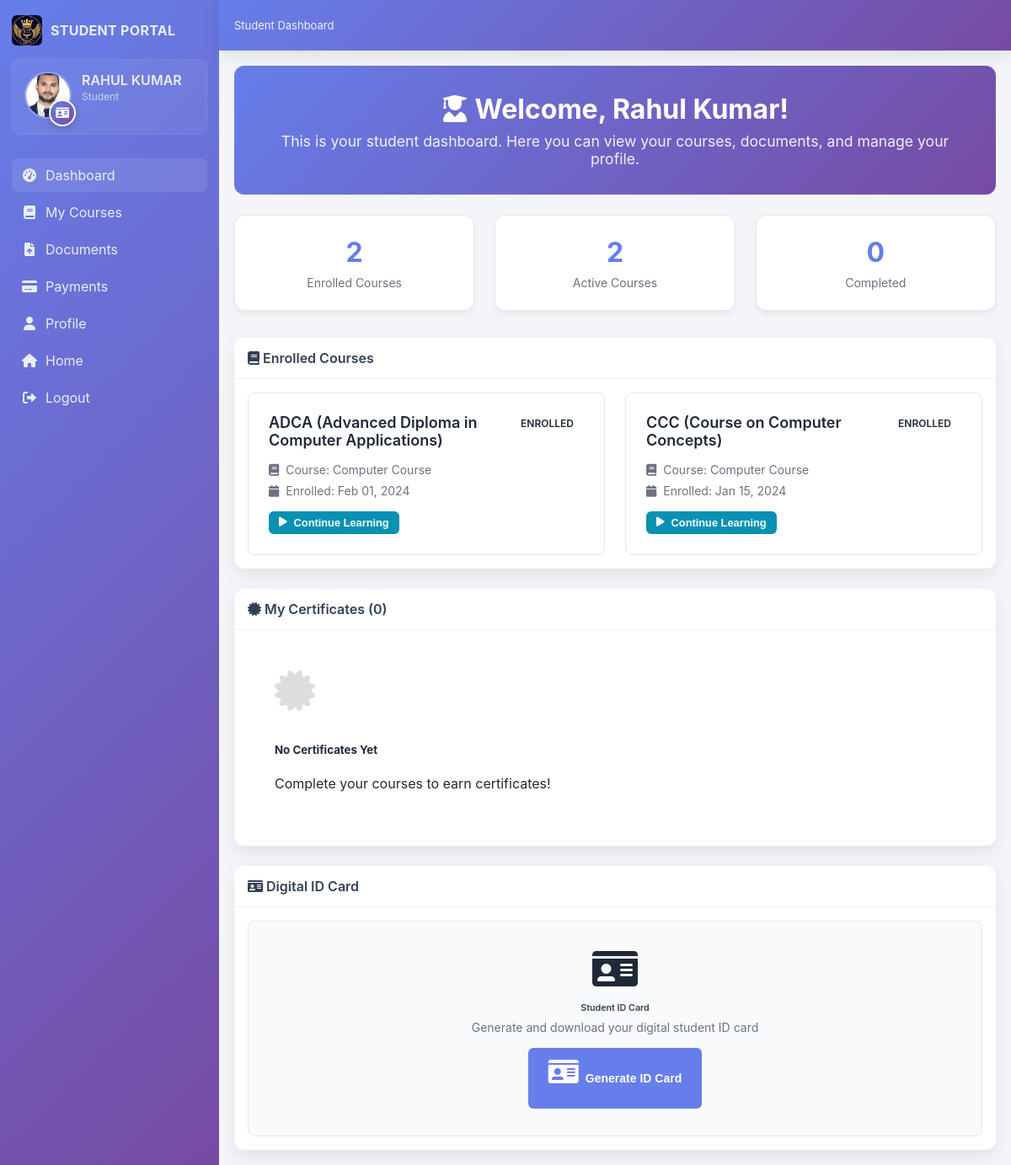
The page /student/dashboard.php (signed in) on the database its author committed.
### tables this page shows
CREATE TABLE users (
    id INT AUTO_INCREMENT PRIMARY KEY,
    username VARCHAR(50) UNIQUE NOT NULL,
    password VARCHAR(255) NOT NULL,
    full_name VARCHAR(255) NOT NULL,
    email VARCHAR(255) NOT NULL,
    phone VARCHAR(20),
    address TEXT,
    profile_image VARCHAR(500),
    user_type_id INT NOT NULL,
    status ENUM('active', 'inactive') DEFAULT 'active',
    created_at TIMESTAMP DEFAULT CURRENT_TIMESTAMP,
    updated_at TIMESTAMP DEFAULT CURRENT_TIMESTAMP ON UPDATE CURRENT_TIMESTAMP,
    FOREIGN KEY (user_type_id) REFERENCES user_types(id) ON DELETE RESTRICT
);

CREATE TABLE student_enrollments (
    id INT AUTO_INCREMENT PRIMARY KEY,
    user_id INT NOT NULL,
    sub_course_id INT NOT NULL,
    enrollment_date DATE NOT NULL,
    completion_date DATE,
    status ENUM('pending', 'enrolled', 'completed', 'dropped', 'rejected') DEFAULT 'pending',
    created_at TIMESTAMP DEFAULT CURRENT_TIMESTAMP,
    updated_at TIMESTAMP DEFAULT CURRENT_TIMESTAMP ON UPDATE CURRENT_TIMESTAMP,
    FOREIGN KEY (user_id) REFERENCES users(id) ON DELETE CASCADE,
    FOREIGN KEY (sub_course_id) REFERENCES sub_courses(id) ON DELETE CASCADE
);

CREATE TABLE sub_courses (
    id INT AUTO_INCREMENT PRIMARY KEY,
    course_id INT NOT NULL,
    name VARCHAR(255) NOT NULL,
    description TEXT,
    fee DECIMAL(10,2) NOT NULL,
    duration VARCHAR(100),
    status ENUM('active', 'inactive') DEFAULT 'active',
    created_at TIMESTAMP DEFAULT CURRENT_TIMESTAMP,
    updated_at TIMESTAMP DEFAULT CURRENT_TIMESTAMP ON UPDATE CURRENT_TIMESTAMP,
    FOREIGN KEY (course_id) REFERENCES courses(id) ON DELETE CASCADE
);

CREATE TABLE courses (
    id INT AUTO_INCREMENT PRIMARY KEY,
    category_id INT NOT NULL,
    name VARCHAR(255) NOT NULL,
    description TEXT,
    duration VARCHAR(100),
    status ENUM('active', 'inactive') DEFAULT 'active',
    created_at TIMESTAMP DEFAULT CURRENT_TIMESTAMP,
    updated_at TIMESTAMP DEFAULT CURRENT_TIMESTAMP ON UPDATE CURRENT_TIMESTAMP,
    FOREIGN KEY (category_id) REFERENCES course_categories(id) ON DELETE CASCADE
);

### config/database.php (called while the page is built, shortened)
<?php
function getDBConnection() {
    try {
        $dsn = "mysql:host=" . DB_HOST . ";dbname=" . DB_NAME . ";charset=" . DB_CHARSET;
        $pdo = new PDO($dsn, DB_USER, DB_PASS);
        $pdo->setAttribute(PDO::ATTR_ERRMODE, PDO::ERRMODE_EXCEPTION);
        $pdo->setAttribute(PDO::ATTR_DEFAULT_FETCH_MODE, PDO::FETCH_ASSOC);
        return $pdo;
    } catch (PDOException $e) {
        error_log("Database connection failed: " . $e->getMessage());
        return false;
    }
}
function executeQuery($sql, $params = []) {
    $pdo = getDBConnection();
    try {
        $stmt = $pdo->prepare($sql);
        $stmt->execute($params);
        return $stmt;
    } catch (PDOException $e) {
        error_log("Query execution failed: " . $e->getMessage());
        return false;
    }
}
function getRow($sql, $params = []) {
    $stmt = executeQuery($sql, $params);
    if ($stmt) {
        return $stmt->fetch();
    }
    return false;
}
function getRows($sql, $params = []) {
    $stmt = executeQuery($sql, $params);
    if ($stmt) {
        return $stmt->fetchAll();
    }
    return [];
}
?>

### student/dashboard.php (the view, shortened to what this page needs)
<?php
require_once '../config/database.php';
$user_id = $_SESSION['user_id'];
$student = getRow("SELECT u.* FROM users u WHERE u.id = ?", [$user_id]);
$enrolled_courses = getRows("
    SELECT sc.name as sub_course_name, c.name as course_name, se.status as enrollment_status, se.enrollment_date, se.completion_date
    FROM student_enrollments se
    JOIN sub_courses sc ON se.sub_course_id = sc.id
    JOIN courses c ON sc.course_id = c.id
    WHERE se.user_id = ?
    ORDER BY se.enrollment_date DESC
", [$user_id]);
$certificates = getRows("
    SELECT c.*, se.sub_course_id, sc.name as sub_course_name, co.name as course_name, cc.name as category_name
    FROM certificates c
    JOIN student_enrollments se ON c.enrollment_id = se.id
    JOIN sub_courses sc ON se.sub_course_id = sc.id
    JOIN courses co ON sc.course_id = co.id
    JOIN course_categories cc ON co.category_id = cc.id
    WHERE se.user_id = ?
    ORDER BY c.generated_at DESC
", [$user_id]);
$total_enrolled = count($enrolled_courses);
$active_courses = count(array_filter($enrolled_courses, fn($e) => $e['enrollment_status'] === 'enrolled'));
$completed_courses = count(array_filter($enrolled_courses, fn($e) => $e['enrollment_status'] === 'completed'));
$certificates_count = count($certificates);
?>
<!DOCTYPE html>
<html lang="en">
<head>
    <link rel="stylesheet" href="../assets/css/admin-dashboard.css">
    <link rel="stylesheet" href="https://cdnjs.cloudflare.com/ajax/libs/font-awesome/6.0.0/css/all.min.css">
</head>
<body class="admin-dashboard-body">
    <div class="admin-layout">
        <aside class="admin-sidebar">
            <div class="admin-brand">
                <img src="../assets/images/logo.png" alt="logo" />
                <div class="brand-title">STUDENT PORTAL</div>
            </div>
            <div class="profile-card-mini">
                <div style="position: relative;">
                    <img src="<?php echo $student['profile_image'] ?? '../assets/images/default-avatar.png'; ?>" alt="Profile" onerror="this.src='../assets/images/default-avatar.png'" />
                    <div class="digital-id-badge" onclick="viewID()" title="View Digital ID">
                        <i class="fas fa-id-card"></i>
                    </div>
                </div>
                <div>
                    <div class="name"><?php echo htmlspecialchars(strtoupper($student['full_name'])); ?></div>
                    <div class="role">Student</div>
                </div>
            </div>
            <ul class="sidebar-nav">
                <li><a href="dashboard.php" class="active"><i class="fas fa-tachometer-alt"></i> Dashboard</a></li>
                <li><a href="courses.php"><i class="fas fa-book"></i> My Courses</a></li>
                <li><a href="documents.php"><i class="fas fa-file-upload"></i> Documents</a></li>
                <li><a href="payments.php"><i class="fas fa-credit-card"></i> Payments</a></li>
                <li><a href="profile.php"><i class="fas fa-user"></i> Profile</a></li>
                <li><a href="../index.php"><i class="fas fa-home"></i> Home</a></li>
                <li><a href="../logout.php"><i class="fas fa-sign-out-alt"></i> Logout</a></li>
            </ul>
        </aside>
        <header class="admin-topbar">
            <div class="topbar-left">
                <div class="breadcrumbs">
                    <span>Student Dashboard</span>
                </div>
            </div>
        </header>
        <main class="admin-content">
            <div class="welcome-section">
                <h1><i class="fas fa-user-graduate"></i> Welcome, <?php echo htmlspecialchars($student['full_name']); ?>!</h1>
                <p>This is your student dashboard. Here you can view your courses, documents, and manage your profile.</p>
            </div>
            <div class="stats-grid">
                <div class="stat-card">
                    <div class="stat-number"><?php echo $total_enrolled; ?></div>
                    <div class="stat-label">Enrolled Courses</div>
                </div>
                <div class="stat-card">
                    <div class="stat-number"><?php echo $active_courses; ?></div>
                    <div class="stat-label">Active Courses</div>
                </div>
                <div class="stat-card">
                    <div class="stat-number"><?php echo $completed_courses; ?></div>
                    <div class="stat-label">Completed</div>
                </div>
            </div>
            <div class="panel">
                <div class="panel-header">
                    <span><i class="fas fa-book"></i> Enrolled Courses</span>
                </div>
                <div class="panel-body">
                    <?php if (empty($enrolled_courses)): ?>
                        <p class="text-muted">You haven't enrolled in any courses yet.</p>
                    <?php else: ?>
                        <div class="course-grid">
                            <?php foreach ($enrolled_courses as $course): ?>
                                <div class="course-card">
                                    <div class="course-header">
                                        <h6 class="course-title"><?php echo htmlspecialchars($course['sub_course_name']); ?></h6>
                                        <span class="course-status status-<?php echo $course['enrollment_status']; ?>">
                                            <?php echo ucfirst($course['enrollment_status']); ?>
                                        </span>
                                    </div>
                                    <div class="course-details">
                                        <div class="course-detail">
                                            <i class="fas fa-book"></i>
                                            <span>Course: <?php echo htmlspecialchars($course['course_name']); ?></span>
                                        </div>
                                        <div class="course-detail">
                                            <i class="fas fa-calendar"></i>
                                            <span>Enrolled: <?php echo date('M d, Y', strtotime($course['enrollment_date'])); ?></span>
                                        </div>
                                    </div>
                                    <div class="course-actions">
                                        <button class="btn btn-info btn-sm">
                                            <i class="fas fa-play"></i> Continue Learning
                                        </button>
                                    </div>
                                </div>
                            <?php endforeach; ?>
                        </div>
                    <?php endif; ?>
                </div>
            </div>
            <div class="panel" style="margin-top: 1.5rem;">
                <div class="panel-header">
                    <span><i class="fas fa-certificate"></i> My Certificates (<?php echo $certificates_count; ?>)</span>
                </div>
                <div class="panel-body">
                    <?php if (empty($certificates)): ?>
                        <div class="text-center" style="padding: 2rem;">
                            <i class="fas fa-certificate" style="font-size: 3rem; color: #ddd; margin-bottom: 1rem;"></i>
                            <h5>No Certificates Yet</h5>
                            <p class="text-muted">Complete your courses to earn certificates!</p>
                        </div>
                    <?php endif; ?>
                </div>
            </div>
            <div class="panel" style="margin-top: 1.5rem;">
                <div class="panel-header">
                    <span><i class="fas fa-id-card"></i> Digital ID Card</span>
                </div>
                <div class="panel-body">
                    <div class="feature-item" style="text-align: center; padding: 2rem;">
                        <i class="fas fa-id-card text-primary" style="font-size: 3rem; margin-bottom: 1rem;"></i>
                        <h6>Student ID Card</h6>
                        <p>Generate and download your digital student ID card</p>
                        <button onclick="generateIdCard()" class="btn btn-primary">
                            <i class="fas fa-id-card"></i> Generate ID Card
                        </button>
                    </div>
                </div>
            </div>
        </main>
    </div>
</body>
</html>

### assets/css/admin-dashboard.css (style rules this page uses)
:root { --primary: #0f6fb1; --sidebar-bg: #1f2d3d; --sidebar-text: #e9eef3; --panel-bg: #ffffff; --muted: #6b7280; --success: #28a745; --info: #17a2b8; --warning: #ffc107; --danger: #dc3545; --shadow: 0 8px 20px rgba(0,0,0,0.08); }
* { box-sizing: border-box; }
body.admin-dashboard-body { background: #f3f5f9; margin: 0; font-family: -apple-system, BlinkMacSystemFont, Segoe UI, Roboto, Helvetica, Arial, sans-serif; color: #1f2937; }
.admin-layout { display: grid; grid-template-columns: 260px 1fr; grid-template-rows: 60px calc(100vh - 60px); grid-template-areas: "sidebar topbar" "sidebar content"; height: 100vh; }
.admin-sidebar { grid-area: sidebar; background: var(--sidebar-bg); color: var(--sidebar-text); display: flex; flex-direction: column; padding: 18px 14px; }
.admin-brand { display: flex; align-items: center; gap: 10px; margin-bottom: 16px; }
.admin-brand img { width: 36px; height: 36px; border-radius: 6px; object-fit: cover; }
.admin-brand .brand-title { font-weight: 700; letter-spacing: .3px; }
.profile-card-mini { background: rgba(255,255,255,0.06); border: 1px solid rgba(255,255,255,0.08); border-radius: 10px; padding: 14px; display: grid; grid-template-columns: 56px 1fr; gap: 12px; margin-bottom: 16px; }
.profile-card-mini img { width: 56px; height: 56px; border-radius: 50%; object-fit: cover; border: 2px solid rgba(255,255,255,0.25); }
.profile-card-mini .name { font-weight: 600; }
.profile-card-mini .role { color: #cbd5e1; font-size: 12px; margin-top: 2px; }
.sidebar-nav { list-style: none; padding: 0; margin: 8px 0 0 0; }
.sidebar-nav li { margin: 4px 0; }
.sidebar-nav a { display: flex; align-items: center; gap: 10px; padding: 10px 12px; text-decoration: none; color: var(--sidebar-text); border-radius: 8px; transition: background .2s ease; }
.sidebar-nav a i { width: 18px; text-align: center; }
.sidebar-nav a.active, .sidebar-nav a:hover { background: rgba(255,255,255,0.09); }
.admin-topbar { grid-area: topbar; background: #0f6fb1; color: #ffffff; display: flex; align-items: center; justify-content: space-between; padding: 0 18px; box-shadow: var(--shadow); }
.topbar-left { display: flex; align-items: center; gap: 12px; }
.breadcrumbs { font-size: 13px; opacity: .9; }
.admin-content { grid-area: content; padding: 18px; overflow: auto; }
.panel { background: var(--panel-bg); border-radius: 12px; box-shadow: var(--shadow); }
.panel-header { padding: 14px 16px; border-bottom: 1px solid #eef2f7; font-weight: 600; color: #334155; display:flex; align-items:center; justify-content: space-between; }
.panel-body { padding: 16px; }
.btn { padding: 12px 24px; border: none; border-radius: 8px; font-size: 14px; font-weight: 600; cursor: pointer; transition: all 0.2s ease; text-decoration: none; display: inline-flex; align-items: center; gap: 8px; }
.btn-primary { background: linear-gradient(135deg, #0f6fb1 0%, #0d5a8a 100%); color: white; }

### rows shown on the page
users: full_name "RAHUL KUMAR", full_name "Rahul Kumar"
student_enrollments: sub_course.name "ADCA (Advanced Diploma in Computer Applications)", status "ENROLLED", courses.name "Computer Course", enrollment_date "Feb 01, 2024"
student_enrollments: sub_course.name "CCC (Course on Computer Concepts)", status "ENROLLED", courses.name "Computer Course", enrollment_date "Jan 15, 2024"

### other values the page prints
$total_enrolled "2"
$active_courses "2"
$completed_courses "0"
$certificates_count "0"
